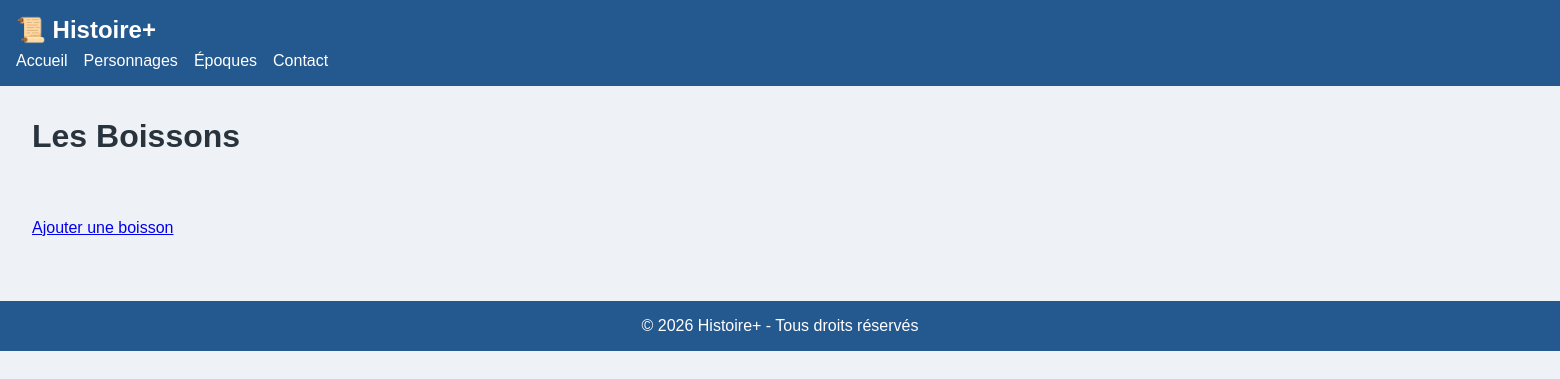
Page /boisson/index.php on the earlier database version.
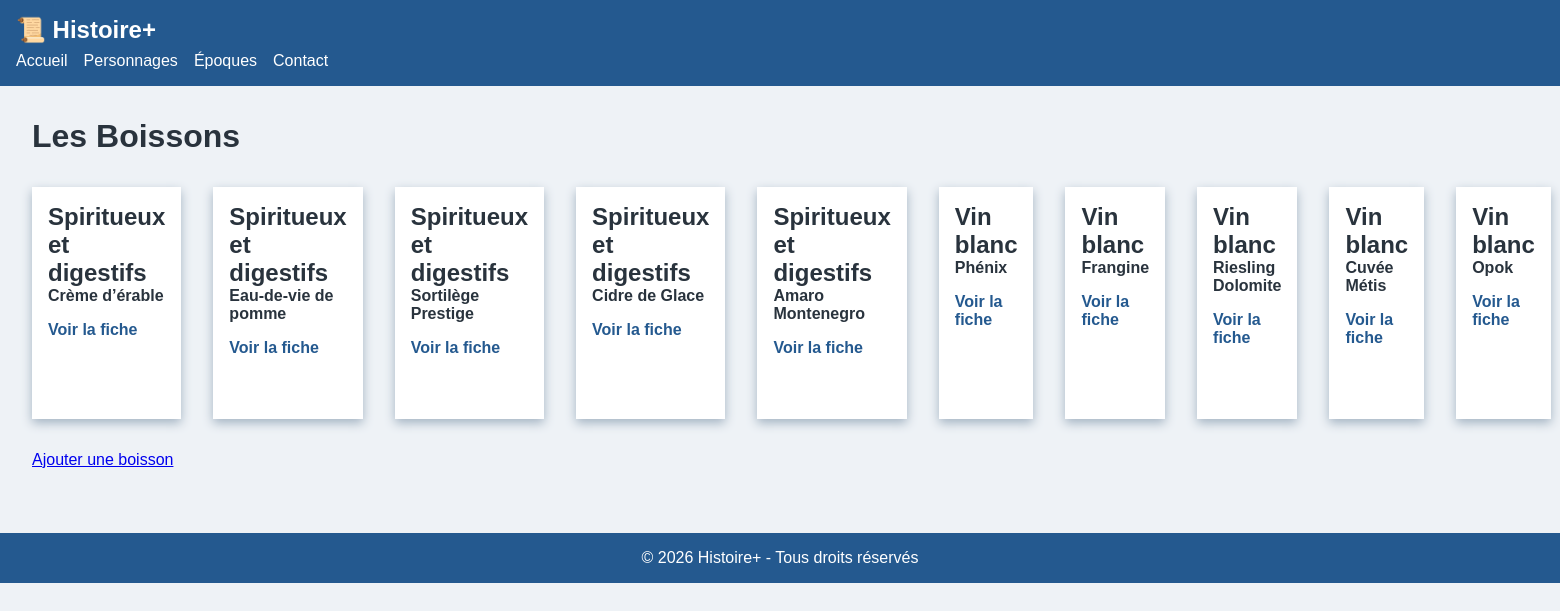
Same page on the later database version.
### tables this page shows
CREATE TABLE "boisson" (
	"id"	INTEGER,
	"categorie_id"	INTEGER,
	"origine"	TEXT,
	"nom"	TEXT,
	"anne"	INTEGER,
	"extra"	TEXT,
	"pays"	TEXT,
	"prix"	INTEGER,
	"created_at"	TEXT DEFAULT current_timestamp,
	"updated_at"	TEXT DEFAULT current_timestamp,
	PRIMARY KEY("id")
);

CREATE TABLE "categorie" (
	"id"	INTEGER,
	"categorie"	TEXT,
	"type"	INTEGER,
	"created_at"	TEXT DEFAULT current_timestamp,
	"updated_at"	TEXT DEFAULT current_timestamp,
	PRIMARY KEY("id")
);

### public/boisson/index.php (the view, shortened to what this page needs)
<?php
$bd = "../../database/db.sqlite";
$pdo = new PDO("sqlite:" . $bd);
$stmt = $pdo->prepare("SELECT boisson.*,categorie.categorie as nom_categorie from boisson INNER JOIN categorie on boisson.categorie_id = categorie.id ORDER by categorie");
$stmt->execute();
$boisson = '';
$boisson .= '<div class="cards">';
while ($info = $stmt->fetch()) {
    $boisson .= '<article class="card">';
    $boisson .= '<h2>' . $info["nom_categorie"] . '</h2>';
    $boisson .= '<h4>' . $info['nom'] . '</h4>';
    $boisson .= '<a href="fiche.php?id=' . $info['id'] . '">Voir la fiche</a>';
    $boisson .= '</article>';
}
$boisson .= '</div>';
$ajout = '';
$ajout .= '<a href="ajout.php">Ajouter une boisson</a>';
?>
<!DOCTYPE html>
<html lang="fr">
<head>
    <link rel="stylesheet" href="../css/styles.css">
</head>
<body>
    <header>
        <div class="logo">📜 Histoire+</div>
        <nav>
            <ul>
                <li><a href="../index.php">Accueil</a></li>
                <li><a href="#">Personnages</a></li>
                <li><a href="#">Époques</a></li>
                <li><a href="#">Contact</a></li>
            </ul>
        </nav>
    </header>
    <main class="home">
        <h1>Les Boissons</h1>
        <?php echo $boisson; ?>
        <?php echo $ajout; ?>
    </main>
    <footer>
        <p>© 2026 Histoire+ - Tous droits réservés</p>
    </footer>
</body>
</html>

### public/css/styles.css (style rules this page uses)
:root { --couleur-primaire: hsl(210, 60%, 35%); --couleur-secondaire: hsl(45, 80%, 50%); --couleur-fond: hsl(210, 30%, 95%); --couleur-texte: hsl(210, 20%, 20%); --ombre: 0 4px 10px hsl(210, 20%, 70%); }
* { margin: 0; padding: 0; box-sizing: border-box; }
body { font-family: Arial, sans-serif; background: var(--couleur-fond); color: var(--couleur-texte); }
main { display: flex; padding: 2rem; gap: 2rem; }
.home { flex-direction: column; }
footer { text-align: center; padding: 1rem; background: var(--couleur-primaire); color: white; margin-top: 2rem; }

Differences in the rows shown:
added boisson: categorie.categorie "Spiritueux et digestifs", nom "Crème d’érable"
added boisson: categorie.categorie "Spiritueux et digestifs", nom "Eau-de-vie de pomme"
added boisson: categorie.categorie "Spiritueux et digestifs", nom "Sortilège Prestige"
added boisson: categorie.categorie "Spiritueux et digestifs", nom "Cidre de Glace"
added boisson: categorie.categorie "Spiritueux et digestifs", nom "Amaro Montenegro"
added boisson: categorie.categorie "Vin blanc", nom "Phénix"
added boisson: categorie.categorie "Vin blanc", nom "Frangine"
added boisson: categorie.categorie "Vin blanc", nom "Riesling Dolomite"
added boisson: categorie.categorie "Vin blanc", nom "Cuvée Métis"
added boisson: categorie.categorie "Vin blanc", nom "Opok"
